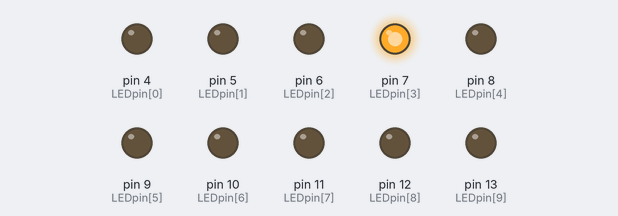
This sketch was run on a simulated Arduino Uno, built with avr-gcc and run on an emulated ATmega328P. On the bench: output pins drawn as LEDs (lit = HIGH).

Above: at 0.12 s.
At 3.37 s:
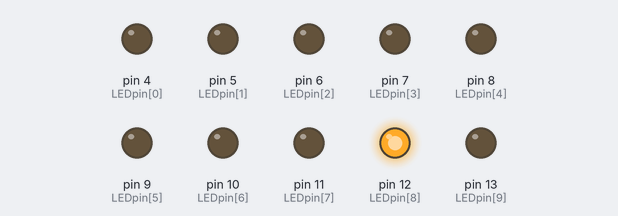
At 6.3 s:
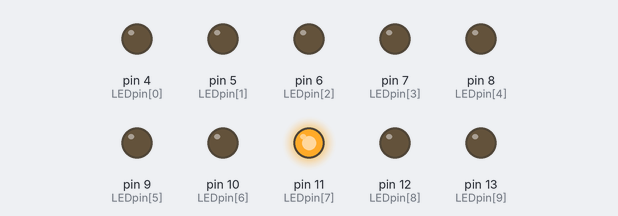
At 15.13 s:
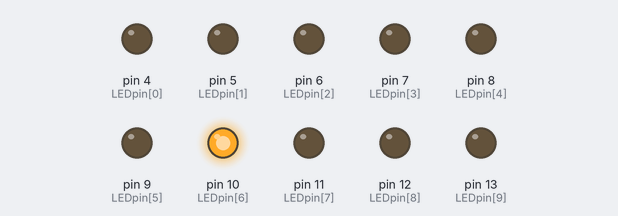
At 23.13 s:
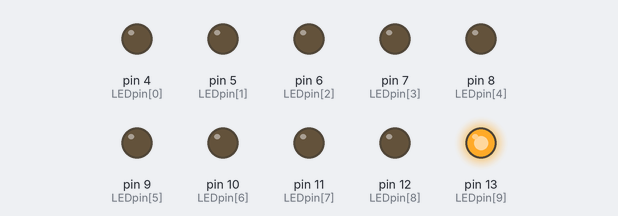
At 39.63 s:
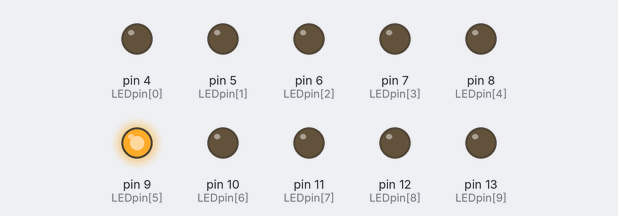
Timing chart, 0 to 40.0 s (numbered marks = the images above):
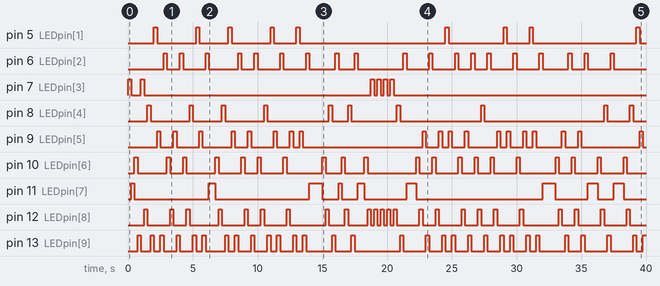

Measured:
- by itself, pin 5 (LEDpin[1]): LOW → HIGH at 2.0 s, → LOW 0.25 s later, → HIGH 3.0 s later, → LOW 0.25 s later, … (18 changes in this stretch)
- by itself, pin 6 (LEDpin[2]): LOW → HIGH at 2.8 s, → LOW 0.25 s later, → HIGH 1.0 s later, → LOW 0.25 s later, … (38 changes in this stretch)
- by itself, pin 7 (LEDpin[3]): goes HIGH 0.25 s, LOW 0.75 s, HIGH 0.25 s, LOW 17.5 s, 3 × (HIGH 0.25 s, LOW 0.25 s), HIGH 0.25 s, then LOW
- by itself, pin 8 (LEDpin[4]): LOW → HIGH at 1.5 s, → LOW 0.25 s later, → HIGH 3.0 s later, → LOW 0.25 s later, … (20 changes in this stretch)
- by itself, pin 9 (LEDpin[5]): LOW → HIGH at 2.3 s, → LOW 0.25 s later, → HIGH 1.0 s later, → LOW 0.25 s later, … (38 changes in this stretch)
- by itself, pin 10 (LEDpin[6]): LOW → HIGH at 0.50 s, → LOW 0.25 s later, → HIGH 2.3 s later, → LOW 0.25 s later, … (40 changes in this stretch)
- by itself, pin 11 (LEDpin[7]): LOW → HIGH at 0.25 s, → LOW 0.25 s later, → HIGH 5.8 s later, → LOW 0.50 s later, … (18 changes in this stretch)
- by itself, pin 12 (LEDpin[8]): LOW → HIGH at 1.3 s, → LOW 0.25 s later, → HIGH 1.8 s later, → LOW 0.25 s later, … (48 changes in this stretch)

The sketch:

lab5.ino
```cpp
// Logistic Map
// Select of the pin for each light-emitting diode (LED)
const int NbrLEDs = 10;
const int LEDpin[] = {4, 5, 6, 7, 8, 9, 10, 11, 12, 13};
const int wait = 250; // Wait for 500 milliseconds
// Parameters of Logistic Map
const double r = 3.8; // Logistic map constant
double X0 = 0.3; // Initial position
double X = X0; // X0 - first calculated point
// For initializes the LED pins use setup ()
void setup() {
  for (int i = 0; i < NbrLEDs; i++) {
    pinMode(LEDpin[i], OUTPUT);
  }
}
// For turn on/off LEDs and iterates the Logistic Map use loop ()
void loop ()
{
  if (X < 0.1)
    blinkLED(LEDpin [0]) ;
  else if ((X >= 0.1 ) && (X < 0.2))
    blinkLED(LEDpin[1]);
  else if ((X >= 0.2) && (X < 0.3))
    blinkLED(LEDpin[2]);
  else if ((X >= 0.3) && (X < 0.4))
    blinkLED(LEDpin[3]);
  else if ((X >= 0.4) && (X < 0.5))
    blinkLED(LEDpin[4]);
  else if ((X >= 0.5) && (X < 0.6))
    blinkLED(LEDpin[5]);
  else if ((X >= 0.6) && (X < 0.7))
    blinkLED(LEDpin[6]);
  else if ((X >= 0.7) && (X < 0.8))
    blinkLED(LEDpin[7]);
  else if ((X >= 0.8) && (X < 0.9))
    blinkLED(LEDpin[8]);
  else
    blinkLED(LEDpin[9]);
  // Logistic Map function with iterates
  X0 = X;
  X = r * X0 * (1.0 - X0);
}
// Function for blinkLED
// turn on/off LEDs
void blinkLED(const int pin) {
  digitalWrite(pin, HIGH); // turn LED on
  delay (wait); // wait 500 milliseconds
  digitalWrite(pin, LOW); // turn LED off
}
```
